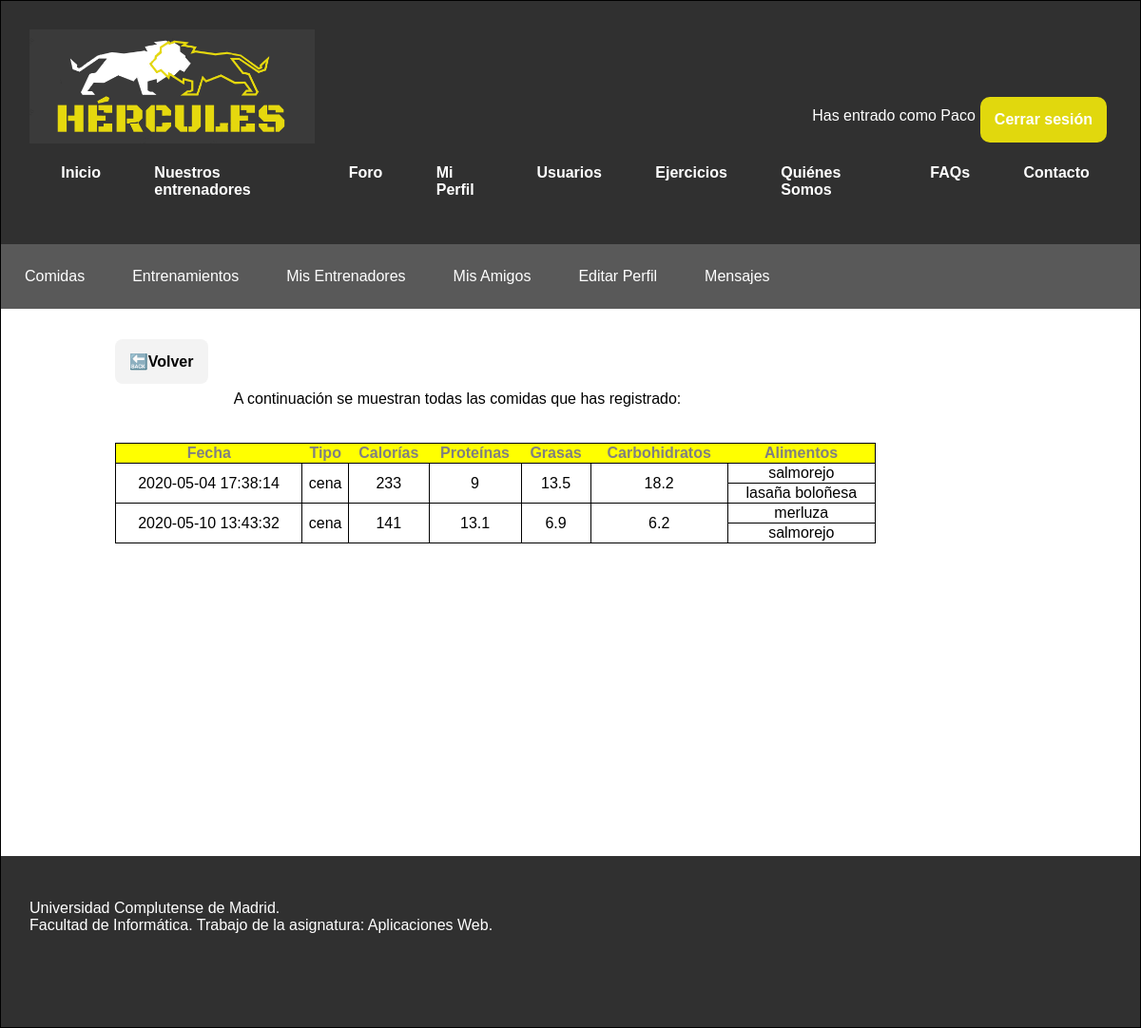
/miPerfilComidasVerTablas.php (signed in), run on an earlier commit of the app's database.
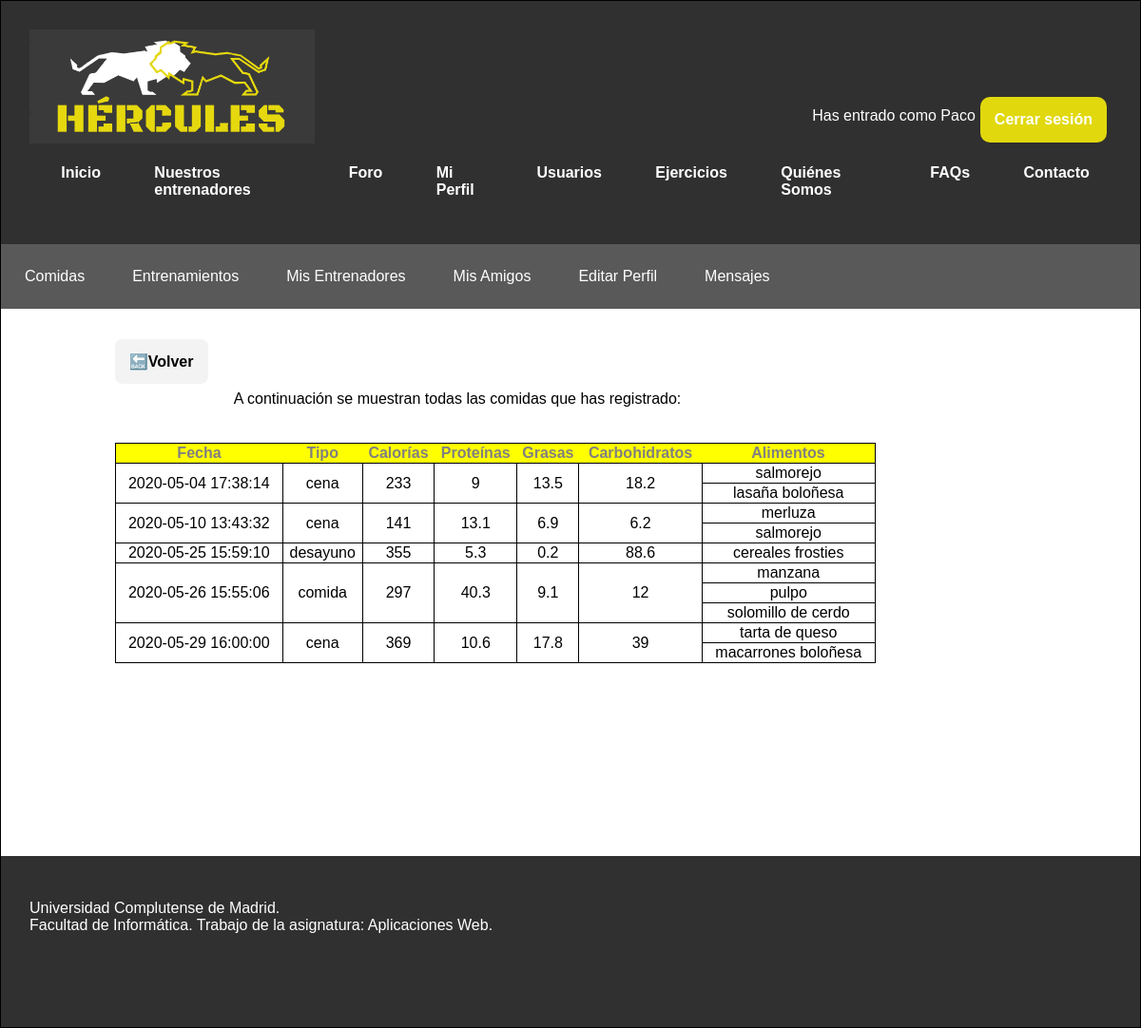
And on a later commit of the database.
### tables this page shows
CREATE TABLE `comida` (
  `idComida` int(10) NOT NULL,
  `dia` timestamp NOT NULL DEFAULT current_timestamp() ON UPDATE current_timestamp(),
  `tipo` varchar(15) NOT NULL,
  `usuario` varchar(10) NOT NULL
);

CREATE TABLE `alimento` (
  `idAlimento` int(10) NOT NULL,
  `nombre` varchar(50) NOT NULL,
  `caloriasConsumidas` double UNSIGNED DEFAULT NULL,
  `carbohidratos` double UNSIGNED DEFAULT NULL,
  `proteinas` double UNSIGNED DEFAULT NULL,
  `grasas` double UNSIGNED DEFAULT NULL
);

### includes/DAOs/DAO.php (called while the page is built, shortened)
<?php
class DAO {
    private $servername = "localhost";
    private $username = "hercules";
    private $password = "iG8hC62acnPrvIeU";
    private $dbname = "hercules";
    private $mysqli = null;
    public function __construct(){
        if(!$this->mysqli){
            $this->mysqli = new mysqli($this->servername, $this->username, $this->password, $this->dbname);
        }
    }
    protected function consultar($sql){
        return $this->mysqli->query($sql);
    }
}

### includes/controller.php (called while the page is built, shortened)
<?php
require_once(__DIR__ . '/DAOs/usuarioDAO.php');
require_once(__DIR__ . '/DAOs/comidaDAO.php');
class controller{
    private $comidaDAO;
    private static $instance = null;
    public function __construct(){
        $this->comidaDAO = new comidaDAO();
    }
     public static function getInstance() {
        if (null === self::$instance) {
            self::$instance = new self();
        }
        return self::$instance;
    }
    public function verComidas($nif)
    {
        return $this->comidaDAO->verComidas($nif);
    }
}

### includes/config.php (called while the page is built, shortened)
<?php
require_once __DIR__.'/TOs/TOUsuario.php';
require_once __DIR__.'/controller.php';
$ctrl = controller::getInstance();

### includes/TOs/TOUsuario.php (called while the page is built, shortened)
<?php
class TOUsuario {
    private $nif;
    public function getNif()
    {
        return $this->nif;
    }
}

### includes/DAOs/comidaDAO.php (called while the page is built, shortened)
<?php
require_once(__DIR__.'/DAO.php');
class comidaDAO extends DAO
{
    public function verComidas($nif)
    {
        $query = "  SELECT dia, tipo, nombre, caloriasConsumidas, proteinas, grasas, carbohidratos
                    from comida c
                    join alimentocomida ac on c.idComida = ac.idComida
                    join alimento a on a.idAlimento = ac.idAlimento
                    where c.usuario = '".$nif."'
                    order by c.dia";
        $consulta = $this->consultar($query);
        $comidas = array();
        while($fila = mysqli_fetch_assoc($consulta))
        {
            array_push($comidas, $fila);
        }
        return $comidas;
    }
}

### miPerfilComidasVerTablas.php (the view, shortened to what this page needs)
<?php
	require_once 'includes/config.php';
?>
<!DOCTYPE html>
<html>
<head>
	<link rel="stylesheet" type="text/css" href="includes/css/estilo.css" />
	<link rel="stylesheet" type="text/css" href="includes/css/estiloPagsMiPerfil.css" />
</head>
<body>
<div id="contenedor">
	<?php
		require('includes/comun/cabecera.php');
		require('miPerfilCabecera.php');
	?>
	<div id="contenido">
		<div class="boton-volver">
			<a href="miPerfilComidasVer.php"> 🔙Volver </a>
		</div>
		<?php
		$nif_usuario = $_SESSION['usuario']->getNif();
		$comidas = $ctrl->verComidas($nif_usuario);
		if (count($comidas) == 0)
		{
		    echo "<p> No se ha registrado ninguna comida todavía.</p>";
		}
		else
		{
	    ?>
	    <div class="primer_parrafo">
		<p>A continuación se muestran todas las comidas que has registrado:</p>
		</div>
		<div class="tabla_comidas">
		<p><table>
		<tr> <th>Fecha</th> <th>Tipo</th> <th>Calorías</th> <th>Proteínas</th>
		    <th>Grasas</th> <th>Carbohidratos</th> <th>Alimentos</th> </tr>
		<?php
    		$i = 0; $j = 0; $aux = 0;
    		$sumaCalorias = 0; $sumaProteinas = 0; $sumaGrasas = 0; $sumaHidratos = 0;
    		foreach ($comidas as $valor)
    		{
    		    echo "<tr>";
    		    if ($i == $j)
    	        {
    	            while ((count($comidas) != $i + 1) && ($comidas[$i]['dia'] == $comidas[$i + 1]['dia']))
    	            {
    	                $sumaCalorias += $comidas[$i]['caloriasConsumidas'];
    	                $sumaProteinas += $comidas[$i]['proteinas'];
    	                $sumaGrasas += $comidas[$i]['grasas'];
    	                $sumaHidratos += $comidas[$i]['carbohidratos'];
    	                ++$i;
    	                ++$aux;
    	            }
    	            $sumaCalorias += $comidas[$i]['caloriasConsumidas'];
    	            $sumaProteinas += $comidas[$i]['proteinas'];
    	            $sumaGrasas += $comidas[$i]['grasas'];
    	            $sumaHidratos += $comidas[$i]['carbohidratos'];
    	            ++$i;
    	            ++$aux;
    	            echo "<td rowspan = ".$aux.">".$valor['dia']."</td>";
    	            echo "<td rowspan = ".$aux.">".$valor['tipo']."</td>";
    	            echo "<td rowspan = ".$aux.">".$sumaCalorias."</td>";
    	            echo "<td rowspan = ".$aux.">".$sumaProteinas."</td>";
    	            echo "<td rowspan = ".$aux.">".$sumaGrasas."</td>";
    	            echo "<td rowspan = ".$aux.">".$sumaHidratos."</td>";
    	            $aux = 0;
    	            $sumaCalorias = 0; $sumaProteinas = 0; $sumaGrasas = 0; $sumaHidratos = 0;
    	        }
                ++$j;
    		    echo "<td>".$valor['nombre']."</td>";
                echo "</tr>";
    		}
        }
        ?>
        </table></p>
        </div>
	</div>
	<?php
	require('includes/comun/pie.php');
	?>
</div>
</body>
</html>

What changed in the data, as far as the page shows it:
added comida: dia "2020-05-25 15:59:10", tipo "desayuno", sumaCalorias "355", sumaProteinas "5.3", sumaGrasas "0.2", sumaHidratos "88.6", alimento.nombre "cereales frosties"
added comida: dia "2020-05-26 15:55:06", tipo "comida", sumaCalorias "297", sumaProteinas "40.3", sumaGrasas "9.1", sumaHidratos "12", alimento.nombre "manzana", alimento.nombre "pulpo", alimento.nombre "solomillo de cerdo"
added comida: dia "2020-05-29 16:00:00", tipo "cena", sumaCalorias "369", sumaProteinas "10.6", sumaGrasas "17.8", sumaHidratos "39", alimento.nombre "tarta de queso", alimento.nombre "macarrones boloñesa"
